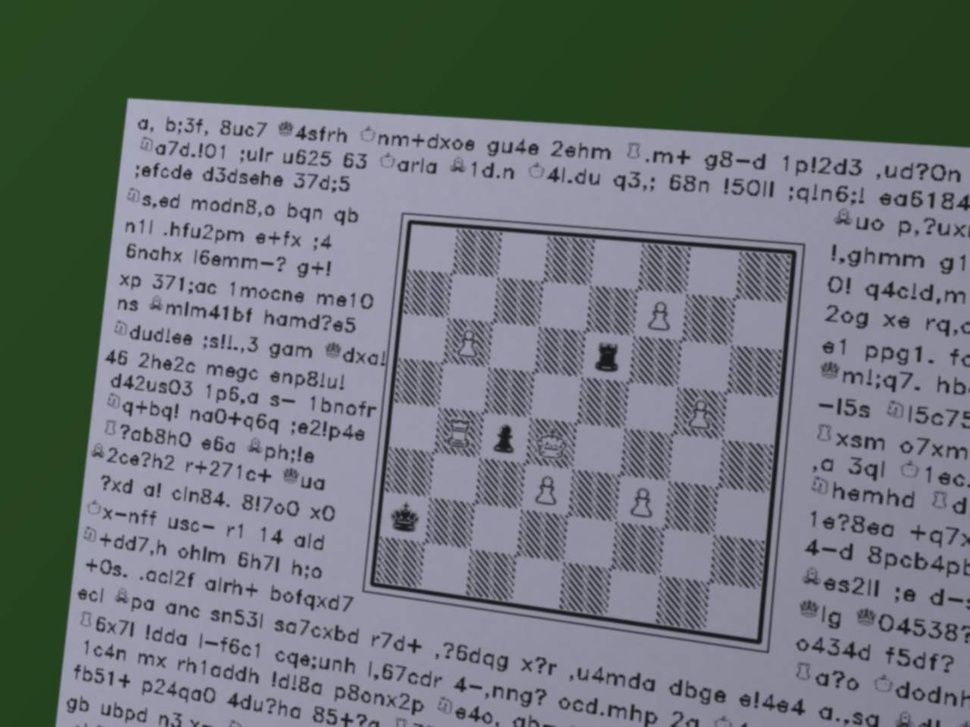
#> input picture ml/testdata/books/book_00.jpg, 970 x 727 px, shrunk from 1280 x 960 before the run
$ python -i corners.py   (imports and definitions only)   (older library calls are emulated)
#> lines starting #> are read from the running program, lines starting #| are printed output that depends on the picture
"""Refinamiento de esquinas: ajusta la retícula 9×9 a los bordes de las casillas.

Parte de 4 esquinas aproximadas (a ojo, clic, o seguimiento) y las mueve para
maximizar el gradiente de la imagen sobre las 18 líneas de la retícula, en la
dirección perpendicular a cada línea. Lo usan la anotación de fotos reales y,
opcionalmente, el autoetiquetado. No es el detector de la app.
"""
from __future__ import annotations

import cv2
import numpy as np

_R = 40  # px por casilla en la vista de trabajo
_N = 8 * _R


def _grad_maps(gray: np.ndarray) -> tuple[np.ndarray, np.ndarray]:
    g = cv2.GaussianBlur(gray.astype(np.float32), (0, 0), 1.0)
    return cv2.Sobel(g, cv2.CV_32F, 1, 0, ksize=3), cv2.Sobel(g, cv2.CV_32F, 0, 1, ksize=3)


# [46 lines left out: functions _score, refine, not called in this run]

>>> import cv2
>>> picture = cv2.imread('../testdata/books/book_00.jpg', cv2.IMREAD_GRAYSCALE)
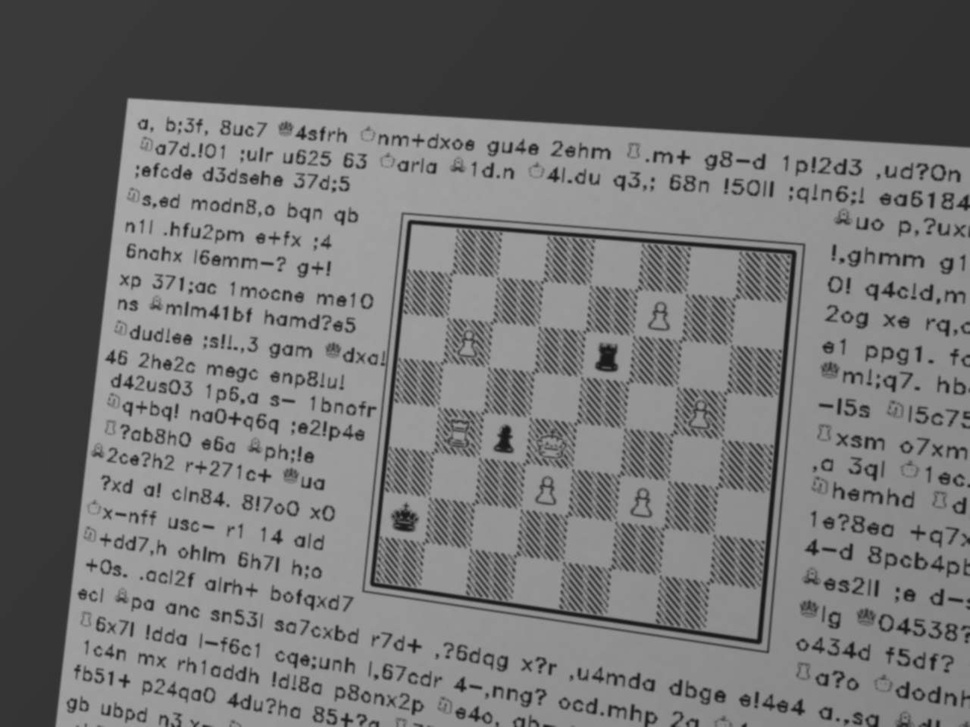
#> picture: shape (727, 970); min 21, max 173, mean 113.6
>>> result = _grad_maps(picture)

$ run again, on ml/testdata/books/book_03.jpg
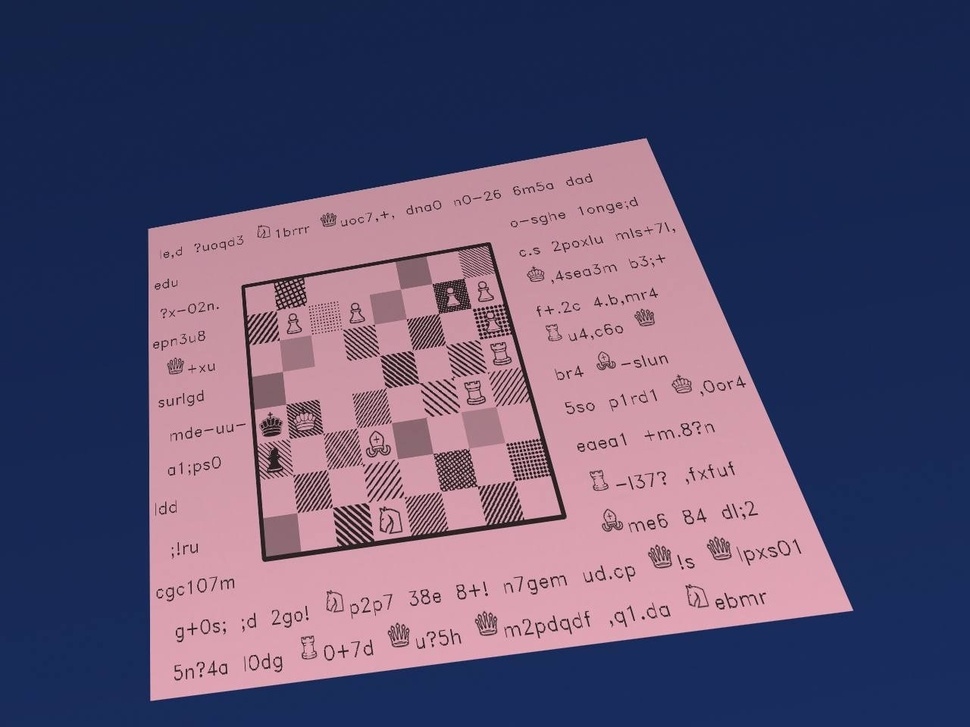
#> input picture ml/testdata/books/book_03.jpg, 970 x 727 px, shrunk from 1280 x 960 before the run
#> `picture = cv2.imread('../testdata/books/book_00.jpg', cv2.IMREAD_GRAYS..`:
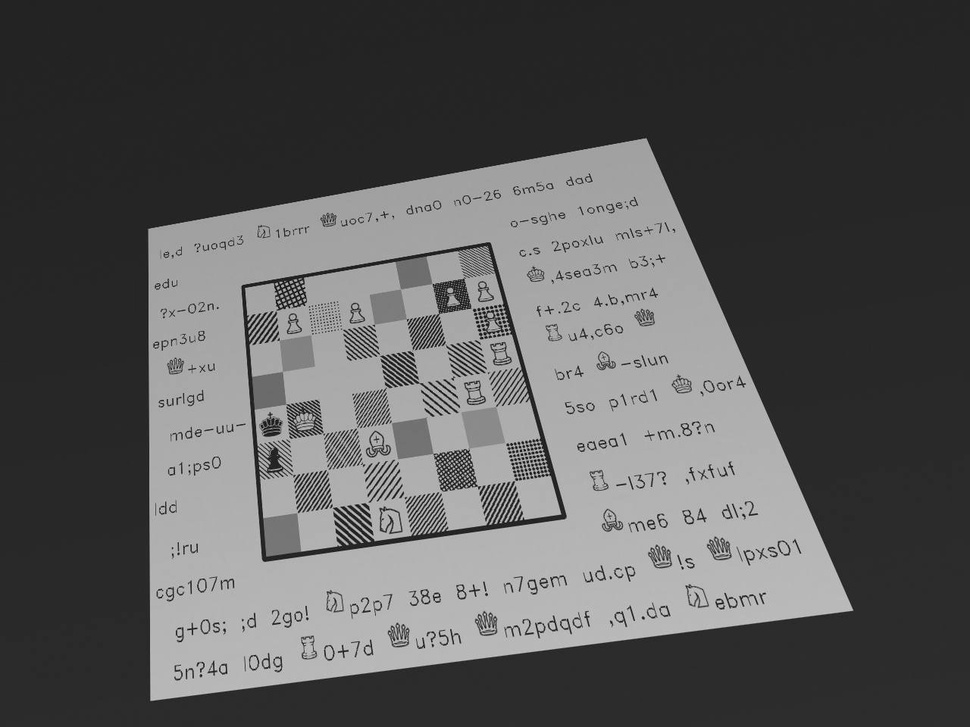
#> picture: shape (727, 970); min 3, max 218, mean 89.1
